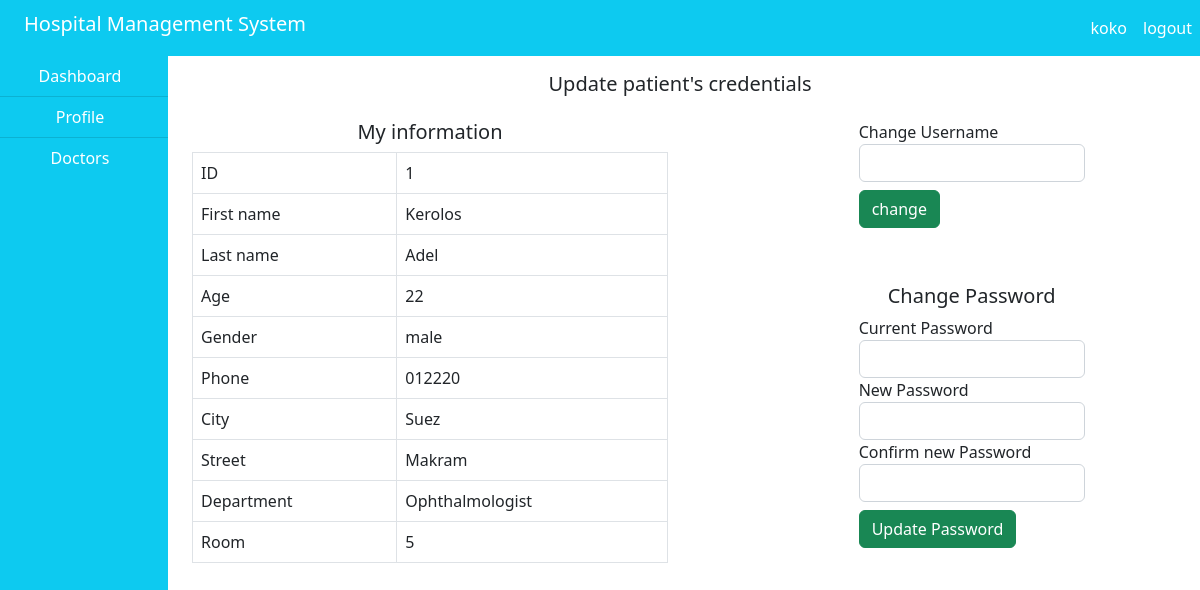
/hms/patient/profile.php (signed in), run on the app's committed database.
### tables this page shows
CREATE TABLE IF NOT EXISTS `patient` (
  `id` int NOT NULL AUTO_INCREMENT,
  `fname` varchar(100) NOT NULL,
  `lname` varchar(100) NOT NULL,
  `age` int DEFAULT NULL,
  `phone` varchar(100) DEFAULT NULL,
  `city` varchar(100) DEFAULT NULL,
  `street` varchar(100) DEFAULT NULL,
  `gender` varchar(100) DEFAULT NULL,
  `dep_id` int NOT NULL,
  `room_number` int NOT NULL,
  `username` varchar(100) DEFAULT NULL,
  `password` varchar(100) DEFAULT NULL,
  PRIMARY KEY (`id`),
  KEY `dep_id` (`dep_id`),
  KEY `room_number` (`room_number`)
);

CREATE TABLE IF NOT EXISTS `department` (
  `id` int NOT NULL AUTO_INCREMENT,
  `name` varchar(100) NOT NULL,
  `phone` varchar(100) NOT NULL,
  PRIMARY KEY (`id`)
);

### hms/patient/profile.php (the view, shortened to what this page needs)
<!DOCTYPE html>
<html>
  <head>
  </head>
  <body>
    <?php
      include("../include/header.php");
    ?>
    <div class="container-fluid">
      <div class="col-md-12">
        <div class="row">
          <div class="col-md-2" style="margin-left: -20px;">
            <?php
              include("sidenav.php");
              include("../include/connection.php");
            ?>
          </div>
          <div class="col-md-10">
            <div class="col-md-12">
              <div class="row my-3">
                <h5 class="text-center">Update patient's credentials</h5>
                <br><br>
                <div class="col-md-6">
                  <h5 class="text-center">My information</h5>
                  <?php
                    $pat = $_SESSION['patient'];
                    $query = "SELECT * FROM patient WHERE username = '$pat'";
                    $res = mysqli_query($connect,$query);
                    $row = mysqli_fetch_array($res);
                  ?>
                  <div>
                    <table class='table table-bordered'>
                      <tr>
                        <td>ID</td>
                        <td><?php echo $row['id']; ?></td>
                      </tr>
                      <tr>
                        <td>First name</td>
                        <td><?php echo $row['fname']; ?></td>
                      </tr>
                      <tr>
                        <td>Last name</td>
                        <td><?php echo $row['lname']; ?></td>
                      </tr>
                      <tr>
                        <td>Age</td>
                        <td><?php echo $row['age']; ?></td>
                      </tr>
                      <tr>
                        <td>Gender</td>
                        <td><?php echo $row['gender']; ?></td>
                      </tr>
                      <tr>
                        <td>Phone</td>
                        <td><?php echo $row['phone']; ?></td>
                      </tr>
                      <tr>
                        <td>City</td>
                        <td><?php echo $row['city']; ?></td>
                      </tr>
                      <tr>
                        <td>Street</td>
                        <td><?php echo $row['street']; ?></td>
                      </tr>
                      <tr>
                        <td>Department</td>
                        <td><?php
                          $dep_id = $row['dep_id'];
                          if ($dep_id == 0) {
                            $dep_name = "Not department assigned";
                          }else {
                            $query = mysqli_query($connect, "SELECT * FROM department WHERE id='$dep_id'");
                            $row2 = mysqli_fetch_array($query);
                            $dep_name = $row2['name'];
                          }
                          echo $dep_name; ?></td>
                      </tr>
                      <tr>
                        <td>Room</td>
                        <td><?php echo $row['room_number']; ?></td>
                      </tr>
                    </table>
                  </div>
                </div>
                <div class="col-md-2"></div>
                <div class="col-md-3">
                  <form method="post">
                    <label>Change Username</label>
                    <input type="text" name="uname" class="form-control" autocomplete="off">
                    <input type="submit" name="change" value="change" class="btn btn-success my-2">
                  </form>
                  <br>
                  <form method="post">
                    <h5 class="text-center mt-4">Change Password</h5>
                    <div class="form-group">
                      <label>Current Password</label>
                      <input type="password" name="old_pass" class="form-control">
                    </div>
                    <div class="form-group">
                      <label>New Password</label>
                      <input type="password" name="new_pass" class="form-control">
                    </div>
                    <div class="form-group">
                      <label>Confirm new Password</label>
                      <input type="password" name="con_pass" class="form-control">
                    </div>
                    <input type="submit" name="update_pass" value="Update Password" class="btn btn-success my-2">
                  </form>
                </div>
              </div>
            </div>
          </div>
        </div>
      </div>
    </div>
  </body>
</html>

### data on the page
patient: id "1", fname "Kerolos", lname "Adel", age "22", gender "male", phone "012220", city "Suez", street "Makram", room_number "5"
department: name "Ophthalmologist"

### other printed values
$user "koko"
